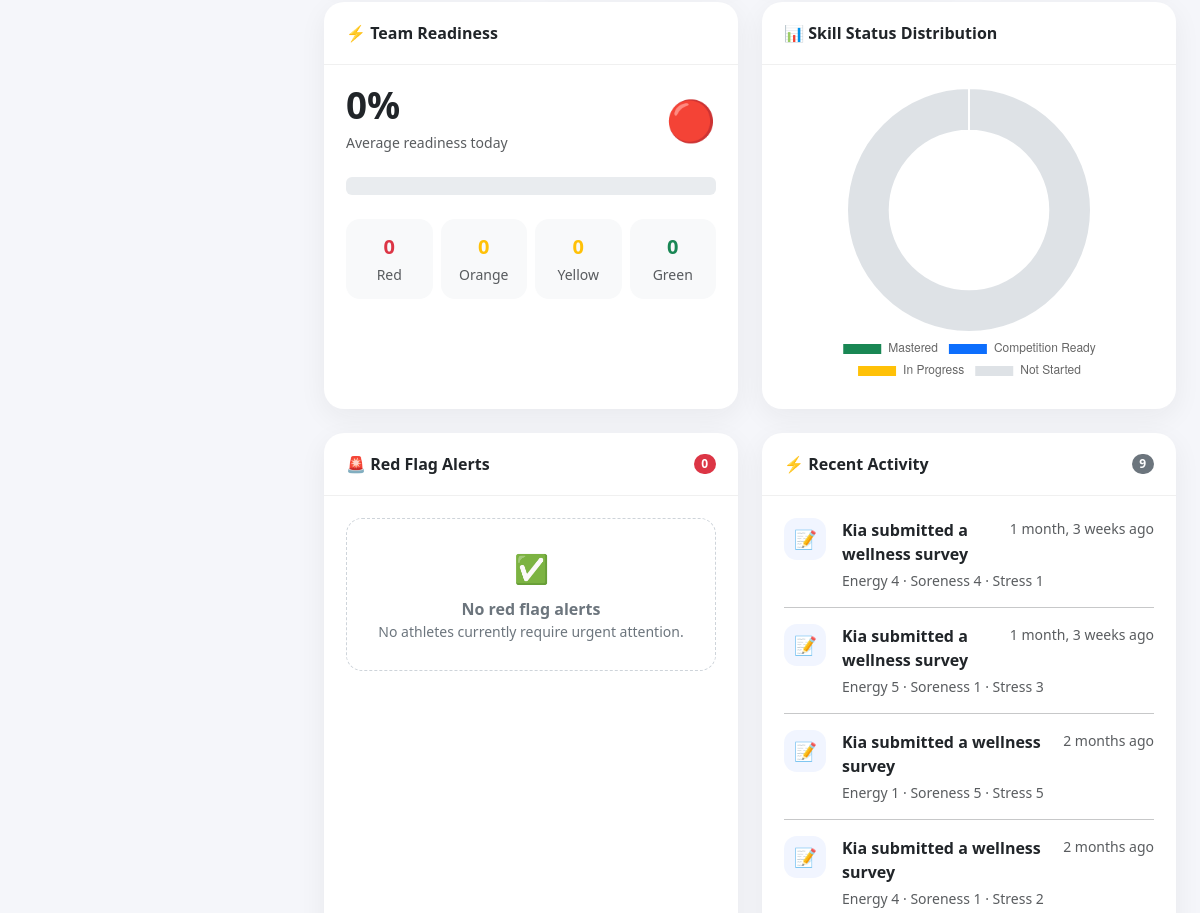
The page /coaches/dashboard/ (signed in, middle part) on the database as committed earlier.
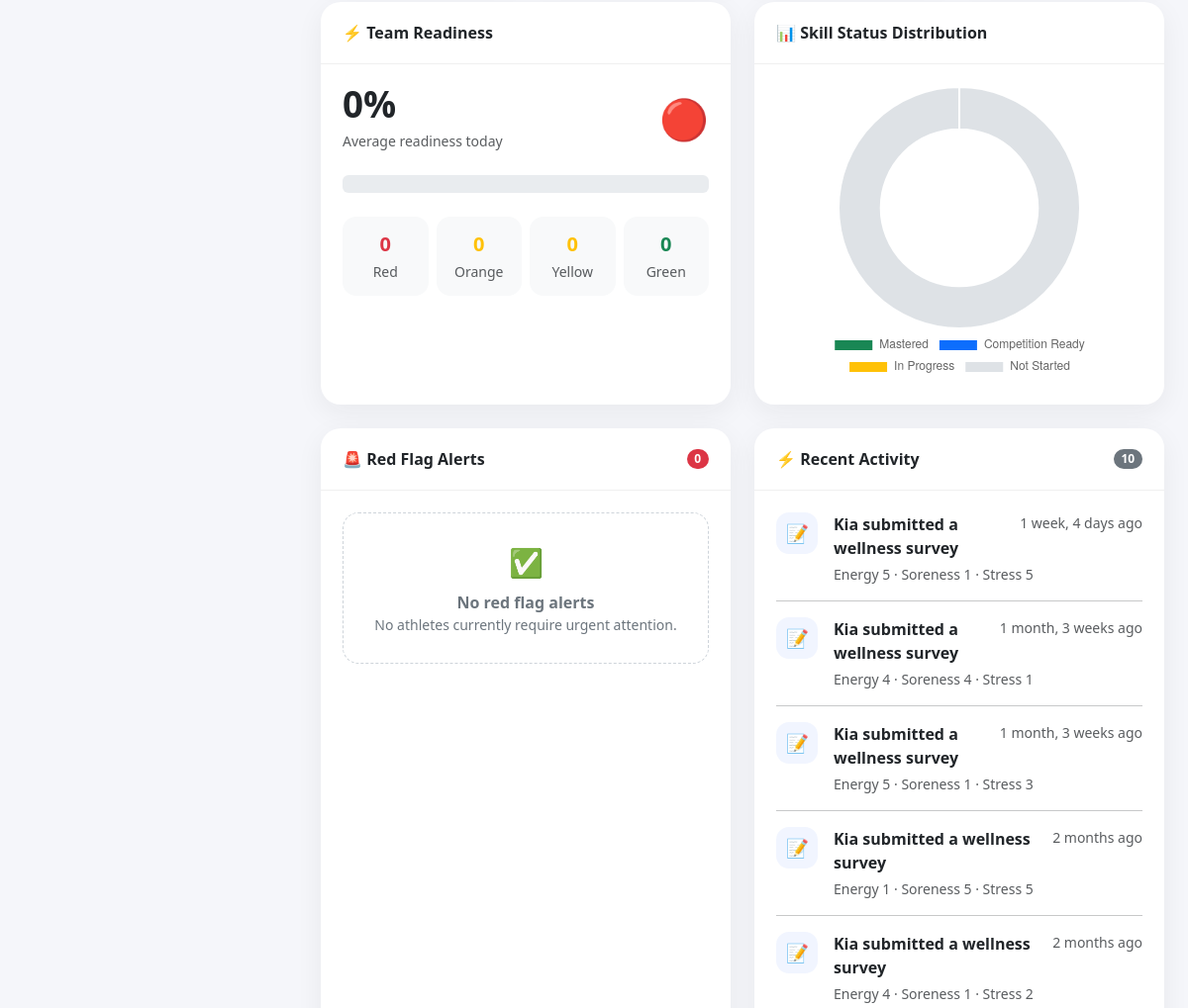
The same page on the database as committed later.
### surveys/models.py (models this page shows, shortened)
class DailySurvey(models.Model):
    athlete = models.ForeignKey(
        settings.AUTH_USER_MODEL,
        on_delete=models.CASCADE,
        related_name='daily_surveys'
    )
    survey_date = models.DateField()
    SCORE_CHOICES = [
        (1, '1 - Very Low'),
        (2, '2 - Low'),
        (3, '3 - Okay'),
        (4, '4 - Good'),
        (5, '5 - Great'),
    ]
    energy = models.PositiveSmallIntegerField(choices=SCORE_CHOICES, default=3)
    soreness = models.PositiveSmallIntegerField(choices=SCORE_CHOICES, default=3)
    stress = models.PositiveSmallIntegerField(choices=SCORE_CHOICES, default=3)
    sleep_hours = models.DecimalField(max_digits=4, decimal_places=1, null=True, blank=True)
    ate_well = models.BooleanField(default=False)
    hydrated = models.BooleanField(default=False)
    soreness_area = models.CharField(max_length=100, blank=True)
    notes = models.TextField(blank=True)
    created_at = models.DateTimeField(auto_now_add=True)
    class Meta:
        unique_together = ('athlete', 'survey_date')
        ordering = ['-survey_date', '-created_at']

### coaches/views.py (the view, shortened to what this page needs)
# urls.py: path('dashboard/', coach_dashboard, name='coach_dashboard'),
@login_required
def coach_dashboard(request):
    if request.user.role not in ['coach', 'head_coach']:
        return render(request, 'coaches/not_allowed.html', {
            'role': request.user.role,
            'username': request.user.username,
        })
    gym_membership = (
        GymMembership.objects
        .filter(
            user=request.user,
            is_active=True,
            role__in=[
                'head_coach',
                'coach',
            ]
        )
        .select_related('gym')
        .first()
    )
    gym = (
        gym_membership.gym
        if gym_membership
        else None
    )
    today = timezone.now().date()
    assignments = get_coach_assignments(request.user)
    athletes = [assignment.athlete for assignment in assignments]
    pending_video_reviews = get_pending_video_reviews(request.user)
    dashboard_data = build_dashboard_data(assignments, today)
    skill_stats = get_team_skill_stats(athletes)
    skill_chart_labels = [
        'Mastered',
        'Competition Ready',
        'In Progress',
        'Not Started',
    ]
    skill_chart_values = [
        skill_stats['skills_mastered'],
        skill_stats['skills_competition_ready'],
        skill_stats['skills_in_progress'],
        skill_stats['skills_not_started'],
    ]
    upcoming_events = get_upcoming_events(
        today,
        gym
    )
    recent_activity = get_recent_activity(athletes)
    coaching_priorities = list(dashboard_data['coaching_priorities'])
    notifications = get_dashboard_notifications(
        coaching_priorities=coaching_priorities,
        pending_video_reviews=pending_video_reviews,
        upcoming_events=upcoming_events,
        today=today,
    )
    return render(request, 'coaches/dashboard.html', {
        **dashboard_data,
        **skill_stats,
        'coaching_priorities': coaching_priorities[:10],
        'upcoming_events': upcoming_events,
        'pending_video_reviews': pending_video_reviews,
        'videos_waiting_review_count': len(pending_video_reviews),
        'recent_activity': recent_activity,
        'notifications': notifications,
        'skill_chart_labels': skill_chart_labels,
        'skill_chart_values': skill_chart_values,
        'dashboard_communication': (
            get_dashboard_communication_data(
                request.user
            )
        ),
    })

### coaches/views.py (called while the page is built, shortened)
def count_consecutive(surveys, condition):
    count = 0
    for survey in surveys:
        if condition(survey):
            count += 1
        else:
            break
    return count

def calculate_readiness_score(survey):
    if not survey:
        return None

def get_coach_assignments(user):
    if user.role == 'head_coach':
        return CoachAthleteAssignment.objects.select_related('athlete', 'coach')
    return CoachAthleteAssignment.objects.filter(
        coach=user
    ).select_related('athlete', 'coach')

def get_pending_video_reviews(user):
    if user.role == 'head_coach':
        return AthleteVideo.objects.filter(
            review_status='not_reviewed'
        ).select_related(
            'athlete',
            'skill'
        ).order_by('-uploaded_at')[:10]

def get_upcoming_events(today, gym):
    if gym is None:
        return TeamEvent.objects.none()

### communications/dashboard.py (called while the page is built)
def get_user_display_name(user):
    if not user:
        return ''
    full_name = user.get_full_name().strip()
    if full_name:
        return full_name
    return user.username

### communications/models.py (called while the page is built)
    def latest_message(self):
        return self.messages.order_by(
            '-created_at'
        ).first()

### coaches/templates/coaches/dashboard.html (shortened to what the changed rows need)
{% extends "base.html" %}
{% block content %}
<div class="row g-4 mb-4">
    <div class="col-lg-6">
        <div class="card dashboard-card h-100">
            <div class="card-header d-flex justify-content-between align-items-center">
                <span>⚡ Recent Activity</span>
                <span class="badge bg-secondary rounded-pill">
                    {{ recent_activity|length }}
                </span>
            </div>
            <div class="card-body">
                {% if recent_activity %}
                    <div class="d-flex flex-column gap-3">
                        {% for activity in recent_activity %}
                            <a
                                href="{{ activity.url }}"
                                class="text-decoration-none text-dark"
                            >
                                <div class="d-flex gap-3 align-items-start">
                                    <div class="activity-icon">
                                        {{ activity.icon }}
                                    </div>
                                    <div class="flex-grow-1">
                                        <div class="d-flex justify-content-between gap-3">
                                            <div class="fw-semibold">
                                                {{ activity.title }}
                                            </div>
                                            <div class="text-muted small text-nowrap">
                                                {{ activity.timestamp|timesince }}
                                                ago
                                            </div>
                                        </div>
                                        {% if activity.description %}
                                            <div class="text-muted small mt-1">
                                                {{ activity.description }}
                                            </div>
                                        {% endif %}
                                    </div>
                                </div>
                            </a>
                            {% if not forloop.last %}
                                <hr class="my-0">
                            {% endif %}
                        {% endfor %}
                    </div>
                {% endif %}
            </div>
        </div>
    </div>
</div>
<script>
    const skillLabels = JSON.parse(
        document.getElementById(
            "skill-chart-labels"
        ).textContent
    );
    const skillValues = JSON.parse(
        document.getElementById(
            "skill-chart-values"
        ).textContent
    );
    const skillChartCanvas = document.getElementById(
        "skillProgressChart"
    );
    if (skillChartCanvas) {
        new Chart(skillChartCanvas, {
            type: "doughnut",
            data: {
                labels: skillLabels,
                datasets: [{
                    data: skillValues,
                    backgroundColor: [
                        "#198754",
                        "#0d6efd",
                        "#ffc107",
                        "#dee2e6"
                    ],
                    borderWidth: 2,
                    borderColor: "#ffffff"
                }]
            },
            options: {
                responsive: true,
                maintainAspectRatio: false,
                cutout: "65%",
                plugins: {
                    legend: {
                        position: "bottom"
                    }
                }
            }
        });
    }
</script>
{% endblock %}

Rows that differ between the two databases and show on the page:
added DailySurvey: timestamp "1 week, 4 days"
Other text that changed with them:
{{ recent_activity|length }}: "9" → "10"
new list line: "📝 Kia submitted a wellness survey ago Energy 5 · Soreness 1 · Stress 5"
